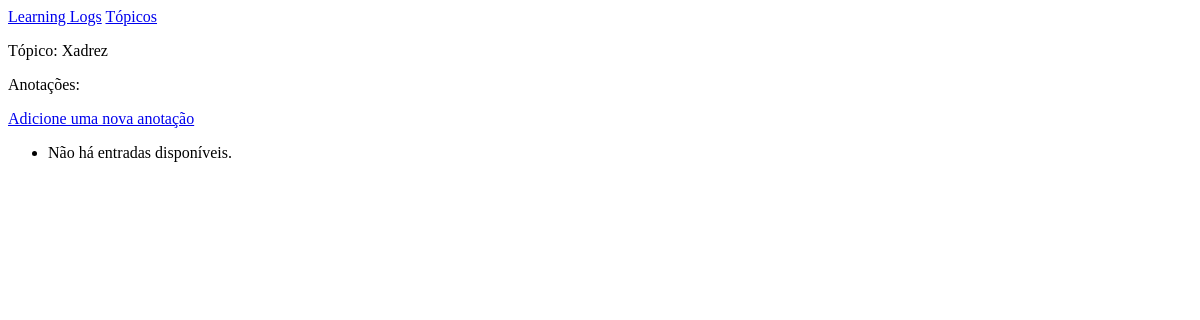
Before: /topics/4/ with the older database file.
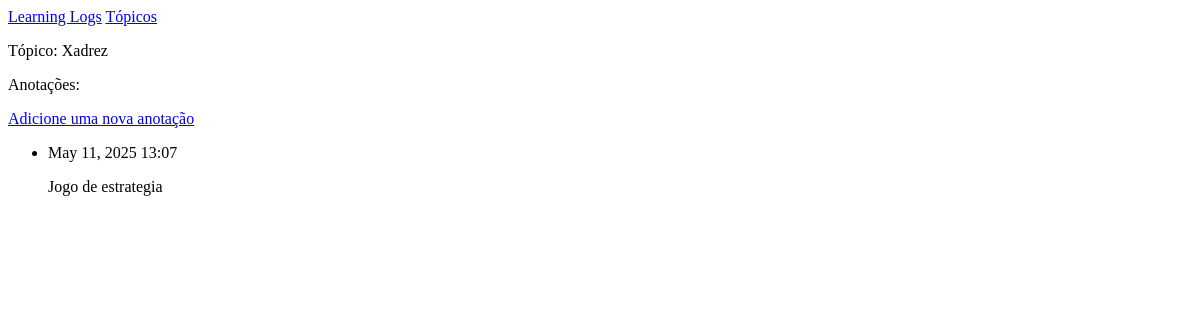
After: the same page with the newer database file.
### learning_logs/models.py (models this page shows, shortened)
class Topic(models.Model):
    text = models.CharField(max_length=200)
    date_added = models.DateTimeField(auto_now_add=True)
    def __str__(self):
        return self.text

class Entry(models.Model):
    topic = models.ForeignKey(Topic, on_delete=models.CASCADE)
    text = models.TextField()
    date_added = models.DateTimeField(auto_now_add=True)
    class Meta:
        verbose_name_plural = 'entries'

### learning_logs/views.py (the view)
# urls.py: path('topics/<topic_id>/', views.topic, name='topic'),
def topic(request, topic_id):
    topic = Topic.objects.get(id=topic_id)
    entries = topic.entry_set.order_by('-date_added')
    context = {'topic': topic, 'entries': entries}
    return render(request, 'learning_logs/topic.html', context)

### learning_logs/templates/learning_logs/topic.html
{% extends "learning_logs/base.html" %}
{% block content %}
    <p>Tópico: {{ topic }}</p>
    <p>Anotações: </p>
    <p><a href="{% url 'new_entry' topic.id %}">Adicione uma nova anotação</a></p>
    <ul>
        {% for entry in entries %}
            <li>
                <p>{{ entry.date_added|date:"M d, Y H:i" }}</p>
                <p>{{ entry.text | linebreaks }}</p>
            </li>
        {% empty %}
            <li>Não há entradas disponíveis.</li>
        {% endfor %}
    </ul>
{% endblock content %}

### learning_logs/templates/learning_logs/base.html
<a href="{% url 'index' %}">Learning Logs</a>
<a href="{% url 'topics' %}">Tópicos</a>
{% block content %}{% endblock %}

Changed rows visible on the page:
added Entry: date_added "May 11, 2025 13:07", text "Jogo de estrategia"
Other visible differences:
text no longer shown: "Não há entradas disponíveis."
